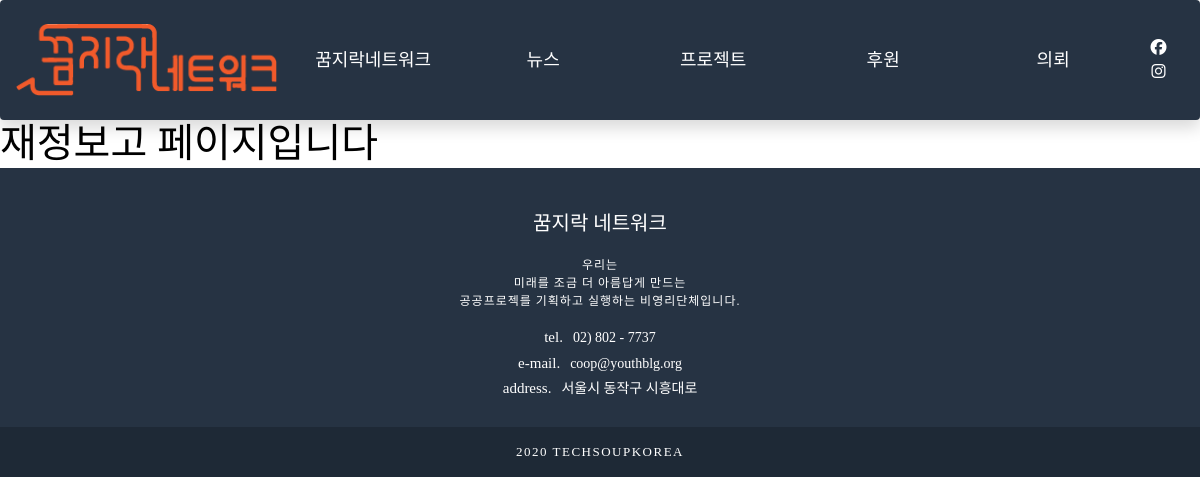
Page /financial/ on the earlier database version.
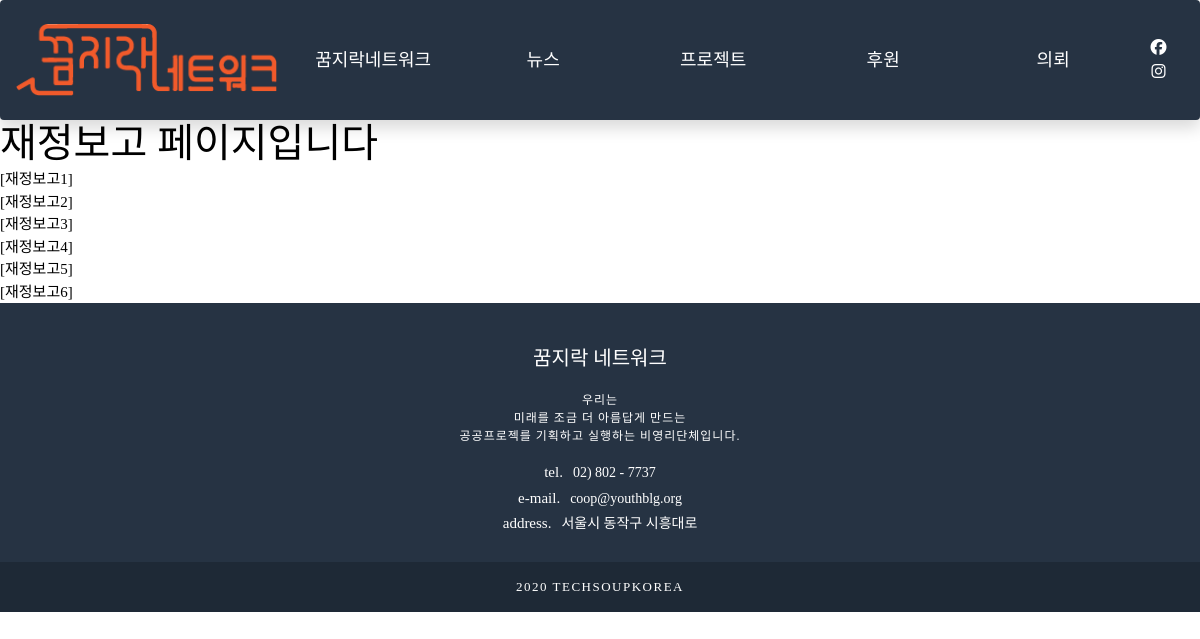
Same page on the later database version.
### community/models.py (models this page shows, shortened)
class Financial(models.Model):
    postname = models.CharField(max_length=50)
    mainphoto = models.ImageField(blank=True, null=True)
    contents = models.TextField()

### community/views.py (the view)
# urls.py: path('financial/', views.financial),
def financial(request):
    financiallist = Financial.objects.all()
    return render(request, 'financial.html', {'financiallist':financiallist})

### community/templates/financial.html
{% extends 'base.html' %}
{% block content %}
<div class="wrap">
    <div class="board">
        <div class="board_container" style='color:black'>
            <h1 style='color:black'>재정보고 페이지입니다</h1>
            <table>
                {% for list in financiallist %}
                    <ul>
                        <li><a href="{{list.pk}}/" style='color:black'>{{list.postname}}</a></li>
                    </ul>
                {% endfor %}
                </table>
        </div>
    </div>
</div>
{% endblock %}

Differences in the rows shown:
added Financial: postname "[재정보고1]"
added Financial: postname "[재정보고2]"
added Financial: postname "[재정보고3]"
added Financial: postname "[재정보고4]"
added Financial: postname "[재정보고5]"
added Financial: postname "[재정보고6]"
